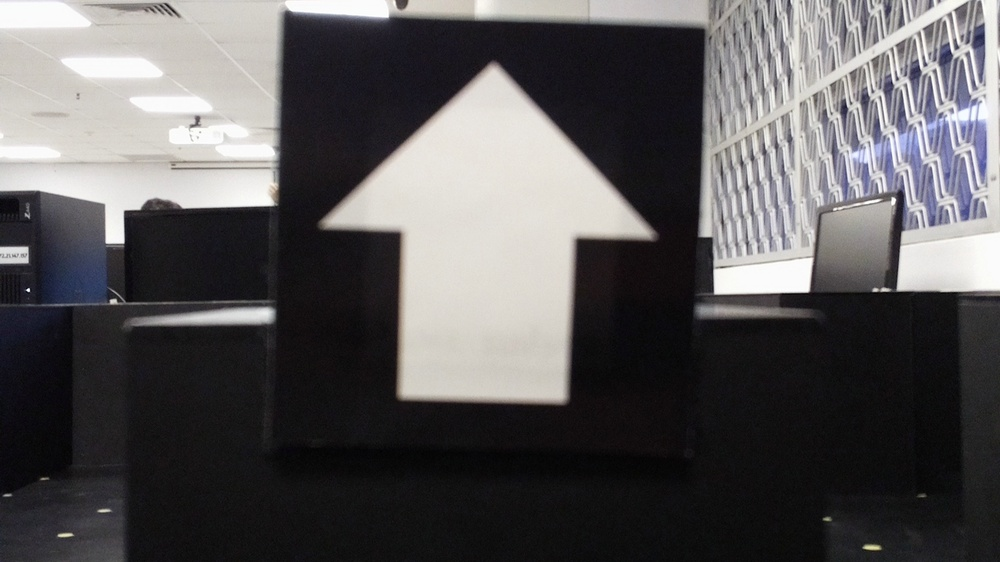
#> input picture source/testbed/image20cm.jpg, 1000 x 562 px, shrunk from 1920 x 1080 before the run
$ python arrow_contour.py   (older library calls are emulated)
#> lines starting #> are read from the running program, lines starting #| are printed output that depends on the picture; after the words box and inside, x2 and y2 are one past the last pixel; in counts of white or black regions, pixels touching at a corner belong together
import numpy
import cv2 as cv
import imutils
from matplotlib import pyplot as plt

def main():

    img = cv.imread('testbed/image20cm.jpg', cv.IMREAD_UNCHANGED)
#> img is the input picture: shape (562, 1000, 3); mean B, G, R 89, 88, 89.8
    gray = cv.cvtColor(img, cv.COLOR_BGR2GRAY)
    ret, th = cv.threshold(gray, 0, 255, cv.THRESH_BINARY + cv.THRESH_OTSU)
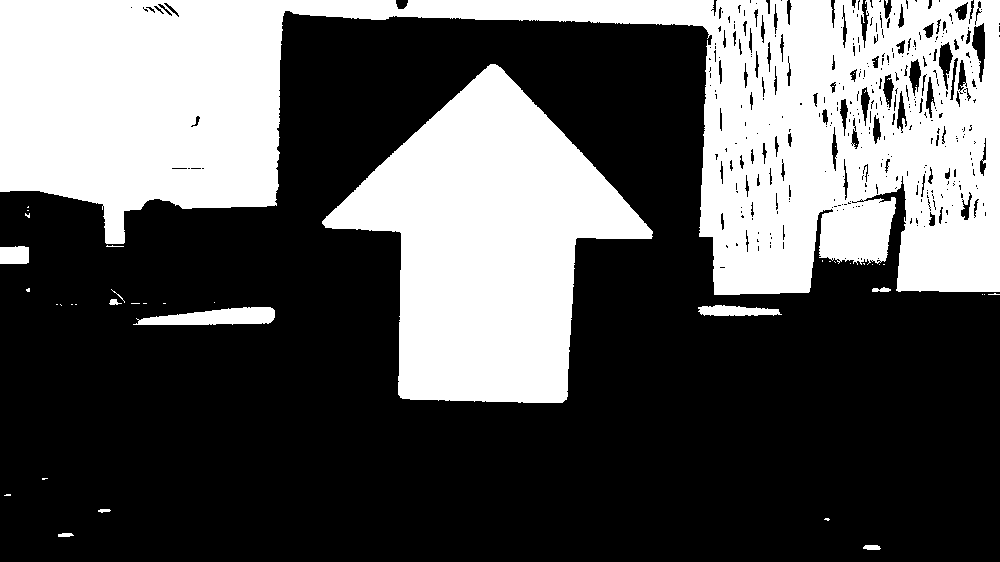
#> th: shape (562, 1000); 36.1% white; 52 white regions (40 under 20 px)
#> ret = 113
    cnts = cv.findContours(th, cv.RETR_EXTERNAL, cv.CHAIN_APPROX_SIMPLE)
#> cnts = 40 contours, 30 with area under 20; largest, box (x1, y1, x2, y2) and area: (0, 0, 1000, 295) 145336, (322, 64, 653, 403) 58624, (133, 307, 275, 325) 1599, (698, 305, 782, 316) 588, (0, 246, 29, 264) 454
    cnts = cnts[0] if imutils.is_cv2() else cnts[1]

    img1 = cv.imread('assets/arrow_real.jpg', cv.IMREAD_UNCHANGED)
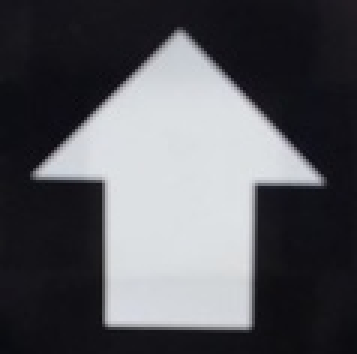
#> input picture source/assets/arrow_real.JPG, 119 x 118 px, shrunk from 229 x 226 before the run, found by its file name (shown 3 times larger)
#> img1 is the input picture: shape (118, 119, 3); mean B, G, R 93.8, 88.9, 88.3
    gray1 = cv.cvtColor(img1, cv.COLOR_BGR2GRAY)
    ret1, th1 = cv.threshold(gray1, 0, 255, cv.THRESH_BINARY + cv.THRESH_OTSU)
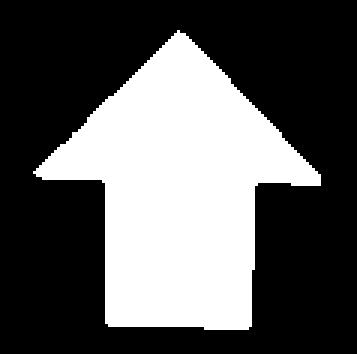
#> th1: shape (118, 119) (shown 3 times larger); 35.6% white; 1 white region
#> ret1 = 117
    cnts1 = cv.findContours(th1, cv.RETR_EXTERNAL, cv.CHAIN_APPROX_SIMPLE)
#> cnts1 = 1 contour; box (x1, y1, x2, y2) and area: (11, 10, 107, 110) 4848
    cnts1 = cnts1[0] if imutils.is_cv2() else cnts1[1]


    # loop over the contours
    for (i, c) in enumerate(cnts):
        x, y, w, h = cv.boundingRect(c)
        if (cv.matchShapes(cnts1[0], c, 1, 0.0) < 0.01):
            cv.drawContours(img, [c], -1, (0, 255, 0), 3)
            cv.rectangle(img, (x, y), (x + w, y + h), (0, 255, 0), 2)
#> this loop made 40 passes
#> (x, y, w, h) on passes 1, 2, 3, 4, 5, 6, 7, 8, 16, 17, 18, 19: (863, 545, 18, 5), (58, 533, 16, 4), (824, 518, 6, 3), (98, 509, 13, 4), (4, 494, 7, 2), (42, 478, 6, 2), (133, 307, 142, 18), (698, 305, 84, 11), (214, 302, 1, 1), (109, 299, 13, 6), (984, 294, 1, 1), (982, 294, 1, 1)
#> (c, x, y, w, h) on passes 9 to 14: ([[75, 304], [76, 304]], 75, 304, 2, 1), ([[71, 304], [72, 304]], 71, 304, 2, 1), ([[60, 304], [61, 305]], 60, 304, 2, 2), ([[56, 304], [57, 304]], 56, 304, 2, 1), ([[163, 303], [165, 303]], 163, 303, 3, 1), ([[143, 303], [146, 303]], 143, 303, 4, 1)

    cv.imwrite('testbed/results.jpg', img)

if __name__ == '__main__':
    main()
